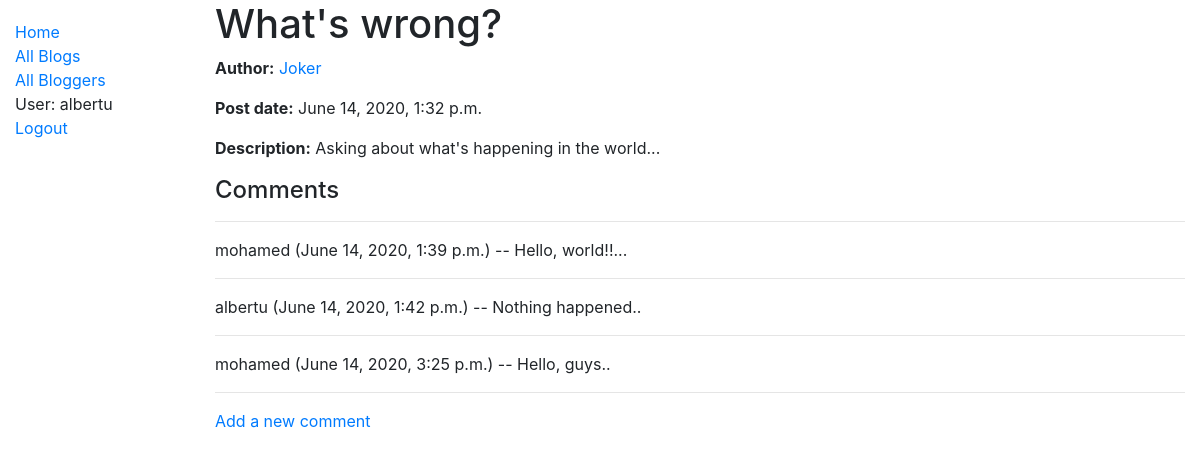
The app's page /blog/2 (signed in) with its own data.
### blog/models.py (models this page shows, shortened)
class Blog(models.Model):
    post = models.CharField(max_length=200)
    author = models.ForeignKey(Author, on_delete=models.SET_NULL, null=True, blank=True)
    description = models.TextField()
    date = models.DateTimeField(auto_now=True)

class Author(models.Model):
    name = models.OneToOneField(User, on_delete=models.SET_NULL, null=True)
    bio = models.TextField()
    class Meta:
        ordering = ['name']
    def __str__(self):
        return self.name.username
    def get_absolute_url(self):
        return reverse('author-detail', args=[str(self.id)])

class Comment(models.Model):
    comment_text = models.TextField(null=False)
    blog = models.ForeignKey(Blog, on_delete=models.CASCADE)
    author = models.ForeignKey(User, on_delete=models.SET_NULL, null=True, blank=True)
    date = models.DateTimeField(auto_now=True)
    def __str__(self):
        return self.comment_text

### blog/views.py (the view)
# urls.py: path('<int:pk>', views.BlogDetailView.as_view(), name='blog-detail'),
class BlogDetailView(generic.DetailView):
    model = Blog

### blog/templates/blog/blog_detail.html
{% extends "base_generic.html" %}
{% block content %}
  <h1>{{ blog.post }}</h1>
  <p><strong>Author:</strong> <a href="{{ blog.author.get_absolute_url }}"> {{ blog.author }}</a></p>
  <p><strong>Post date:</strong> {{ blog.date }}</p>
  <p><strong>Description:</strong> {{ blog.description }}</p>
  <h4>Comments</h4>
  {% for comment in blog.comment_set.all %}
      <hr>
    <p>
        {{ comment.author }} ({{ comment.date }}) -- {{ comment }}
    </p>
    {% endfor %}
      <hr>
    {% if user.is_authenticated %}
  <a href="{% url 'comment-form' blog.id %}">Add a new comment</a></p>
{% else %}
  <p><a href="{% url 'login'%}?next={{request.path}}">Login</a> to add a new comment</p>
{% endif %}
{% endblock %}

### blog/templates/base_generic.html (shortened to what this page needs)
<!DOCTYPE html>
<html lang="en">
<head>
  <link rel="stylesheet" href="https://stackpath.bootstrapcdn.com/bootstrap/4.1.3/css/bootstrap.min.css">
  {% load static %}
  <link rel="stylesheet" href="{% static 'css/styles.css' %}">
</head>
<body>
  <div class="container-fluid">
    <div class="row">
      <div class="col-sm-2">
      {% block sidebar %}
        <ul class="sidebar-nav">
            <li><a href="{% url 'index' %}">Home</a></li>
            <li><a href="{% url 'blogs' %}">All Blogs</a></li>
            <li><a href="{% url 'bloggers' %}">All Bloggers</a></li>
            {% if user.is_authenticated %}
            <li>User: {{ user.get_username }}</li>
            <li><a href="{% url 'logout'%}?next={{request.path}}">Logout</a></li>
            {% else %}
            <li><a href="{% url 'login'%}?next={{request.path}}">Login</a></li>
            {% endif %}
        </ul>
     {% endblock %}
      </div>
      <div class="col-sm-10 ">
      {% block content %}{% endblock %}
      </div>
    </div>
  </div>
</body>
</html>

### blog/static/css/styles.css (style rules this page uses)
.sidebar-nav { margin-top: 20px; padding: 0; list-style: none; }

### records on screen
Blog: post "What's wrong?", author "Joker", date "June 14, 2020, 1:32 p.m.", description "Asking about what's happening in the world..."
Comment: author "mohamed", date "June 14, 2020, 1:39 p.m.", comment_text "Hello, world!!..."
Comment: author "albertu", date "June 14, 2020, 1:42 p.m.", comment_text "Nothing happened.."
Comment: author "mohamed", date "June 14, 2020, 3:25 p.m.", comment_text "Hello, guys.."

### other values on screen
{{ user.get_username }} "albertu"
